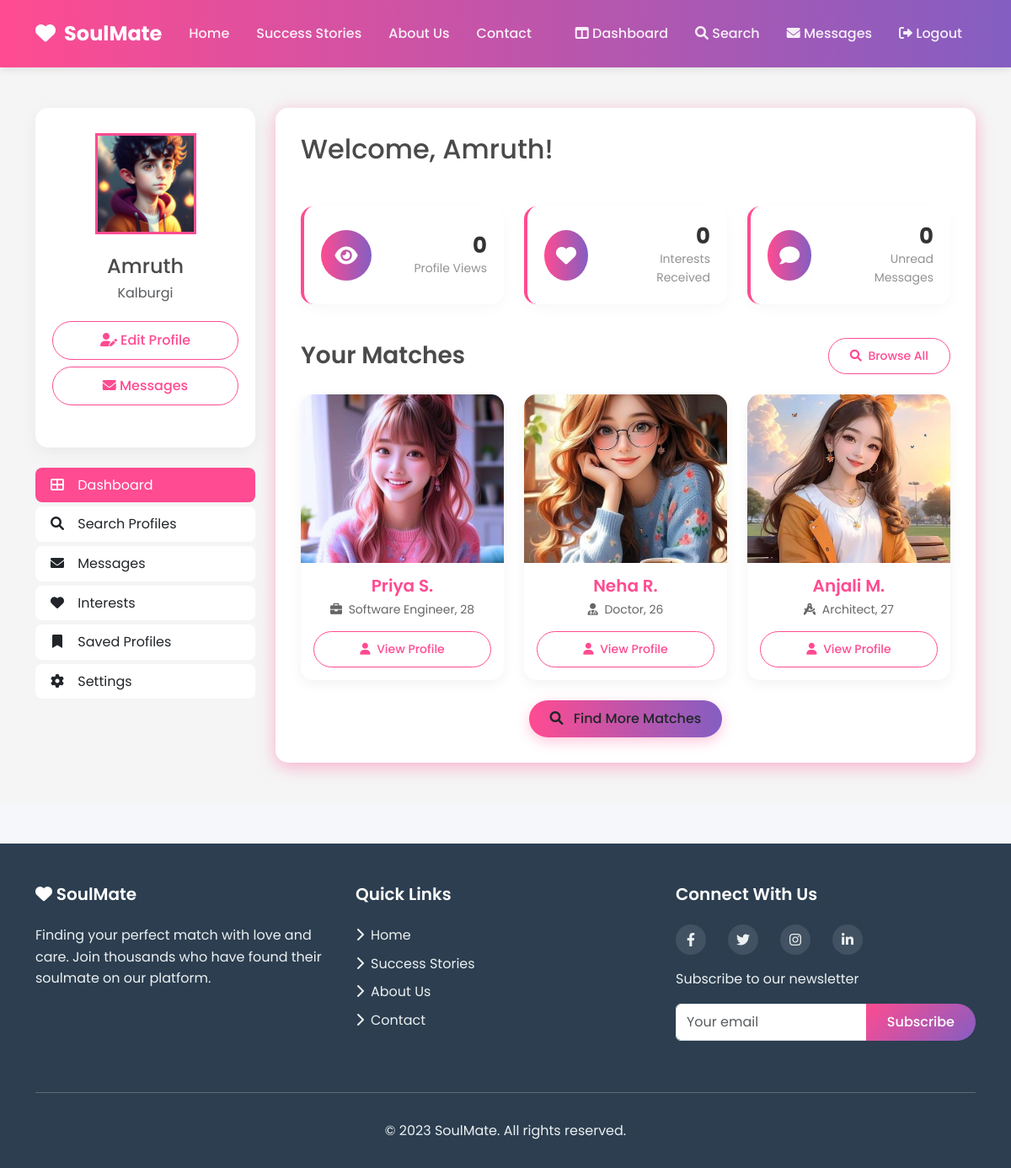
The app's page /dashboard (signed in) with its own data.
### app.py (models this page shows, shortened)
class Profile(db.Model):
    id = db.Column(db.Integer, primary_key=True)
    user_id = db.Column(db.Integer, db.ForeignKey('user.id'), nullable=False)
    full_name = db.Column(db.String(100), nullable=False)
    gender = db.Column(db.String(10), nullable=False)
    dob = db.Column(db.Date, nullable=False)
    height = db.Column(db.Float)
    religion = db.Column(db.String(50))
    caste = db.Column(db.String(50))
    education = db.Column(db.String(100))
    profession = db.Column(db.String(100))
    location = db.Column(db.String(100))
    about = db.Column(db.Text)
    profile_pic = db.Column(db.String(200))
    interests = db.Column(db.Text)
    partner_preferences = db.Column(db.Text)

class User(db.Model):
    id = db.Column(db.Integer, primary_key=True)
    username = db.Column(db.String(80), unique=True, nullable=False)
    email = db.Column(db.String(120), unique=True, nullable=False)
    password = db.Column(db.String(200), nullable=False)
    created_at = db.Column(db.DateTime, default=datetime.utcnow)
    profile = db.relationship('Profile', backref='user', uselist=False)
    sent_messages = db.relationship('Message', backref='sender', foreign_keys='Message.sender_id')
    received_messages = db.relationship('Message', backref='recipient', foreign_keys='Message.recipient_id')

### app.py (the view)
@app.route('/dashboard')
def dashboard():
    if 'user_id' not in session:
        return redirect(url_for('login'))
    user_id = session['user_id']
    user = User.query.get(user_id)
    profile_views_count = ProfileView.query.filter_by(viewed_id=user_id).count()
    interests_received_count = Interest.query.filter_by(recipient_id=user_id).count()
    unread_messages = Message.query.filter_by(recipient_id=user_id, is_read=False).count()
    received_pending_interests_count = Interest.query.filter_by(recipient_id=user_id, status='pending').count()
    saved_profiles_count = SavedProfile.query.filter_by(user_id=user_id).count()
    return render_template(
        'dashboard.html',
        user=user,
        unread_messages=unread_messages,
        profile_views_count=profile_views_count,
        interests_received_count=interests_received_count,
        received_pending_interests_count=received_pending_interests_count,
        saved_profiles_count=saved_profiles_count
    )

### templates/dashboard.html (shortened to what this page needs)
{% extends 'base.html' %}
{% block content %}
<section class="dashboard-section py-5">
    <div class="container">
        <div class="row">
            <div class="col-lg-3">
                <div class="profile-sidebar">
                    <div class="profile-image">
                        {% if user.profile and user.profile.profile_pic %}
                            <img src="{{ url_for('static', filename='uploads/' + user.profile.profile_pic) }}" alt="Profile Picture">
                        {% else %}
                            <img src="{{ url_for('static', filename='images/default-avatar.png') }}" alt="Default Profile">
                        {% endif %}
                    </div>
                    <h4 class="mt-4 mb-1">{{ user.username }}</h4>
                    {% if user.profile %}
                        <p class="text-muted">{{ user.profile.location }}</p>
                    {% endif %}
                    <div class="profile-actions">
                        {% if user.profile %}
                            <a href="{{ url_for('edit_profile') }}" class="btn btn-outline-primary w-100 mb-2">
                                <i class="fas fa-user-edit"></i> Edit Profile
                            </a>
                        {% else %}
                            <a href="{{ url_for('create_profile') }}" class="btn btn-primary w-100 mb-2">
                                <i class="fas fa-user-plus"></i> Create Profile
                            </a>
                        {% endif %}
                        <a href="{{ url_for('messages') }}" class="btn btn-outline-primary w-100">
                            <i class="fas fa-envelope"></i> Messages
                        </a>
                    </div>
                </div>
                <div class="dashboard-nav mt-4">
                    <div class="list-group">
                        <a href="{{ url_for('dashboard') }}" class="list-group-item list-group-item-action active">
                            <i class="fas fa-th-large"></i> Dashboard
                        </a>
                        <a href="{{ url_for('search') }}" class="list-group-item list-group-item-action">
                            <i class="fas fa-search"></i> Search Profiles
                        </a>
                        <a href="{{ url_for('messages') }}" class="list-group-item list-group-item-action">
                            <i class="fas fa-envelope"></i> Messages
                        </a>
                        <a href="{{ url_for('interests') }}" class="list-group-item list-group-item-action">
                            <i class="fas fa-heart"></i> Interests
                        </a>
                        <a href="{{ url_for('saved_profiles') }}" class="list-group-item list-group-item-action">
                            <i class="fas fa-bookmark"></i> Saved Profiles
                        </a>
                        <a href="#" class="list-group-item list-group-item-action">
                            <i class="fas fa-cog"></i> Settings
                        </a>
                    </div>
                </div>
            </div>
            <div class="col-lg-9">
                <div class="dashboard-content">
                    <h2 class="mb-4">Welcome, {{ user.username }}!</h2>
                    <div class="row g-4 mt-2">
                        <div class="col-md-4">
                            <div class="stat-card">
                                <div class="stat-icon">
                                    <i class="fas fa-eye"></i>
                                </div>
                                <div class="stat-info">
                                    <h3>{{ profile_views_count }}</h3>
                                    <p>Profile Views</p>
                                </div>
                            </div>
                        </div>
                        <div class="col-md-4">
                            <div class="stat-card">
                                <div class="stat-icon">
                                    <i class="fas fa-heart"></i>
                                </div>
                                <div class="stat-info">
                                    <h3>{{ interests_received_count }}</h3>
                                    <p>Interests Received</p>
                                </div>
                            </div>
                        </div>
                        <div class="col-md-4">
                            <div class="stat-card">
                                <div class="stat-icon">
                                    <i class="fas fa-comment"></i>
                                </div>
                                <div class="stat-info">
                                    <h3>{{ unread_messages }}</h3>
                                    <p>Unread Messages</p>
                                </div>
                            </div>
                        </div>
                    </div>
                    <div class="matches-section">
                        <div class="d-flex justify-content-between align-items-center mb-4">
                            <h3 class="mb-0">Your Matches</h3>
                            <a href="{{ url_for('search') }}" class="btn btn-sm btn-outline-primary">
                                <i class="fas fa-search me-1"></i> Browse All
                            </a>
                        </div>
                        <div class="row g-4">
                            <div class="col-md-4">
                                <div class="match-card">
                                    <img src="{{ url_for('static', filename='images/profile1.jpg') }}" alt="Match">
                                    <div class="match-info">
                                        <h5>Priya S.</h5>
                                        <p><i class="fas fa-briefcase me-1"></i> Software Engineer, 28</p>
                                        <a href="#" class="btn btn-outline-primary btn-sm w-100">
                                            <i class="fas fa-user me-1"></i> View Profile
                                        </a>
                                    </div>
                                </div>
                            </div>
                            <div class="col-md-4">
                                <div class="match-card">
                                    <img src="{{ url_for('static', filename='images/profile2.jpg') }}" alt="Match">
                                    <div class="match-info">
                                        <h5>Neha R.</h5>
                                        <p><i class="fas fa-user-md me-1"></i> Doctor, 26</p>
                                        <a href="#" class="btn btn-outline-primary btn-sm w-100">
                                            <i class="fas fa-user me-1"></i> View Profile
                                        </a>
                                    </div>
                                </div>
                            </div>
                            <div class="col-md-4">
                                <div class="match-card">
                                    <img src="{{ url_for('static', filename='images/profile3.webp') }}" alt="Match">
                                    <div class="match-info">
                                        <h5>Anjali M.</h5>
                                        <p><i class="fas fa-drafting-compass me-1"></i> Architect, 27</p>
                                        <a href="#" class="btn btn-outline-primary btn-sm w-100">
                                            <i class="fas fa-user me-1"></i> View Profile
                                        </a>
                                    </div>
                                </div>
                            </div>
                        </div>
                        <div class="text-center mt-4">
                            <a href="{{ url_for('search') }}" class="btn btn-find-more">
                                <i class="fas fa-search me-2"></i> Find More Matches
                            </a>
                        </div>
                    </div>
                </div>
            </div>
        </div>
    </div>
</section>
{% endblock %}

### static/css/style.css (style rules this page uses)
:root { --primary-color: #e83e8c; --secondary-color: #6f42c1; --accent-color: #fd7e14; --light-pink: #fce4ec; --dark-pink: #d81b60; --light-purple: #f3e5f5; --text-color: #333; --light-text: #f8f9fa; --border-radius: 10px; --box-shadow: 0 5px 15px rgba(0, 0, 0, 0.1); }
body { font-family: 'Poppins', sans-serif; color: var(--text-color); background-color: #f9f9f9; line-height: 1.6; }
.dashboard-section { background-color: #f5f5f5; min-height: calc(100vh - 76px - 300px); }
.profile-sidebar { background-color: white; border-radius: var(--border-radius); padding: 20px; box-shadow: var(--box-shadow); text-align: center; }
.profile-image img { width: 120px; height: 120px; object-fit: cover; border: 5px solid var(--light-pink); }
.dashboard-nav .list-group-item.active { background-color: var(--primary-color); border-color: var(--primary-color); }
.dashboard-content { background-color: white; border-radius: var(--border-radius); padding: 30px; box-shadow: var(--box-shadow); height: 100%; }
.stat-card { background: linear-gradient(135deg, var(--primary-color), var(--secondary-color)); border-radius: var(--border-radius); padding: 20px; color: white; display: flex; align-items: center; box-shadow: var(--box-shadow); }
.stat-icon { font-size: 30px; margin-right: 20px; }
.stat-info h3 { font-size: 24px; margin-bottom: 0; }
.stat-info p { margin-bottom: 0; opacity: 0.8; }
.match-card { background-color: white; border-radius: var(--border-radius); overflow: hidden; box-shadow: var(--box-shadow); }
.match-card img { width: 100%; height: 200px; object-fit: cover; }
.match-info { padding: 15px; text-align: center; }
.match-info h5 { margin-bottom: 5px; color: var(--primary-color); }
.match-info p { margin-bottom: 10px; font-size: 0.9rem; color: #666; }
.btn-outline-primary { color: var(--primary-color); border-color: var(--primary-color); border-radius: 30px; padding: 10px 25px; font-weight: 500; transition: all 0.3s ease; }

### templates/dashboard.html (style rules this page uses)
.dashboard-section { padding: 40px 0; }
.profile-sidebar { background: white; border-radius: 15px; padding: 30px 20px; box-shadow: 0 5px 20px rgba(0,0,0,0.05); text-align: center; margin-bottom: 20px; }
.profile-image { width: 120px; height: 120px; margin: 0 auto; position: relative; overflow: hidden; }
.profile-image img { width: 100%; height: 100%; object-fit: cover; border: 3px solid var(--primary-color); }
.profile-actions { margin: 20px 0; }
.dashboard-nav .list-group-item { border: none; margin-bottom: 5px; border-radius: 8px; transition: all 0.3s ease; }
.dashboard-nav .list-group-item.active { background-color: var(--primary-color); border-color: var(--primary-color); }
.dashboard-nav .list-group-item i { margin-right: 10px; width: 20px; text-align: center; }
.dashboard-content { background: white; border-radius: 15px; padding: 30px; box-shadow: 0 5px 20px rgba(255, 75, 145, 0.4); }
.stat-card { background: white; border-radius: 15px; padding: 20px; box-shadow: 0 5px 15px rgba(0,0,0,0.03); display: flex; align-items: center; justify-content: space-between; transition: all 0.3s ease; height: 100%; border-left: 4px solid var(--primary-color); }
.stat-icon { width: 60px; height: 60px; border-radius: 50%; background: linear-gradient(to right, var(--primary-color), var(--secondary-color)); display: flex; align-items: center; justify-content: center; color: white; font-size: 24px; }
.stat-info { flex-grow: 1; padding-left: 15px; text-align: right; }
.stat-info h3 { font-size: 26px; font-weight: 700; margin-bottom: 0; color: #333; }
.stat-info p { margin-bottom: 0; color: #777; font-size: 14px; }
.matches-section { margin-top: 40px; }
.matches-section h3 { margin-bottom: 20px; font-weight: 600; }
.match-card { background: white; border-radius: 15px; overflow: hidden; box-shadow: 0 5px 15px rgba(0,0,0,0.05); transition: all 0.3s ease; height: 100%; }
.match-card img { width: 100%; height: 200px; object-fit: cover; }
.match-info { padding: 15px; text-align: center; }
.match-info h5 { font-weight: 600; margin-bottom: 5px; }
.match-info p { color: #666; margin-bottom: 15px; font-size: 14px; }
.btn-find-more { background: linear-gradient(to right, var(--primary-color), var(--secondary-color)); border: none; padding: 10px 25px; border-radius: 30px; font-weight: 500; box-shadow: 0 5px 15px rgba(255, 75, 145, 0.3); transition: all 0.3s ease; }

### records on screen
Profile: profile_pic (picture), profile.location "Kalburgi"
User: username "Amruth"

### other values on screen
{{ profile_views_count }} "0"
{{ interests_received_count }} "0"
{{ unread_messages }} "0"
